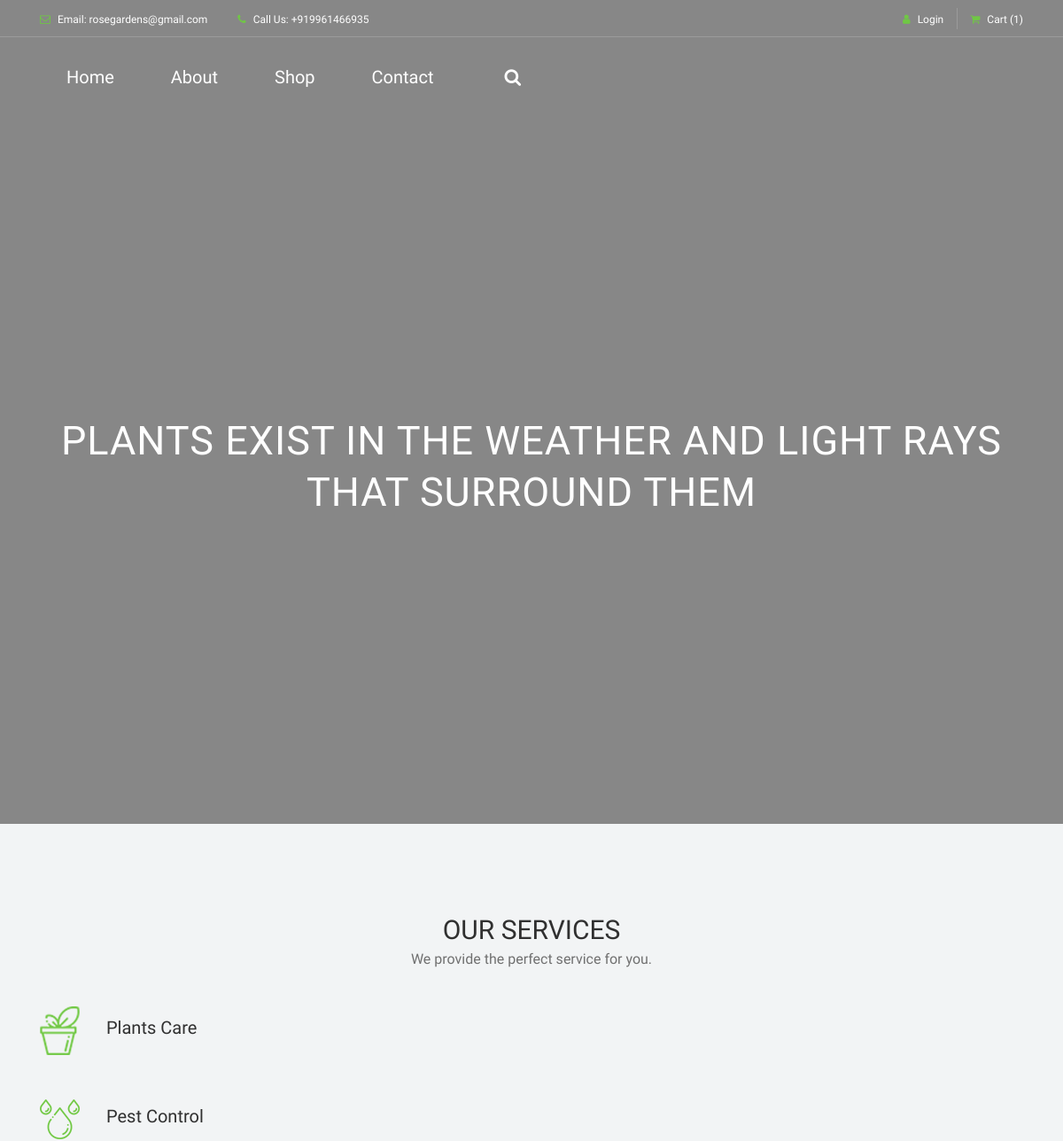
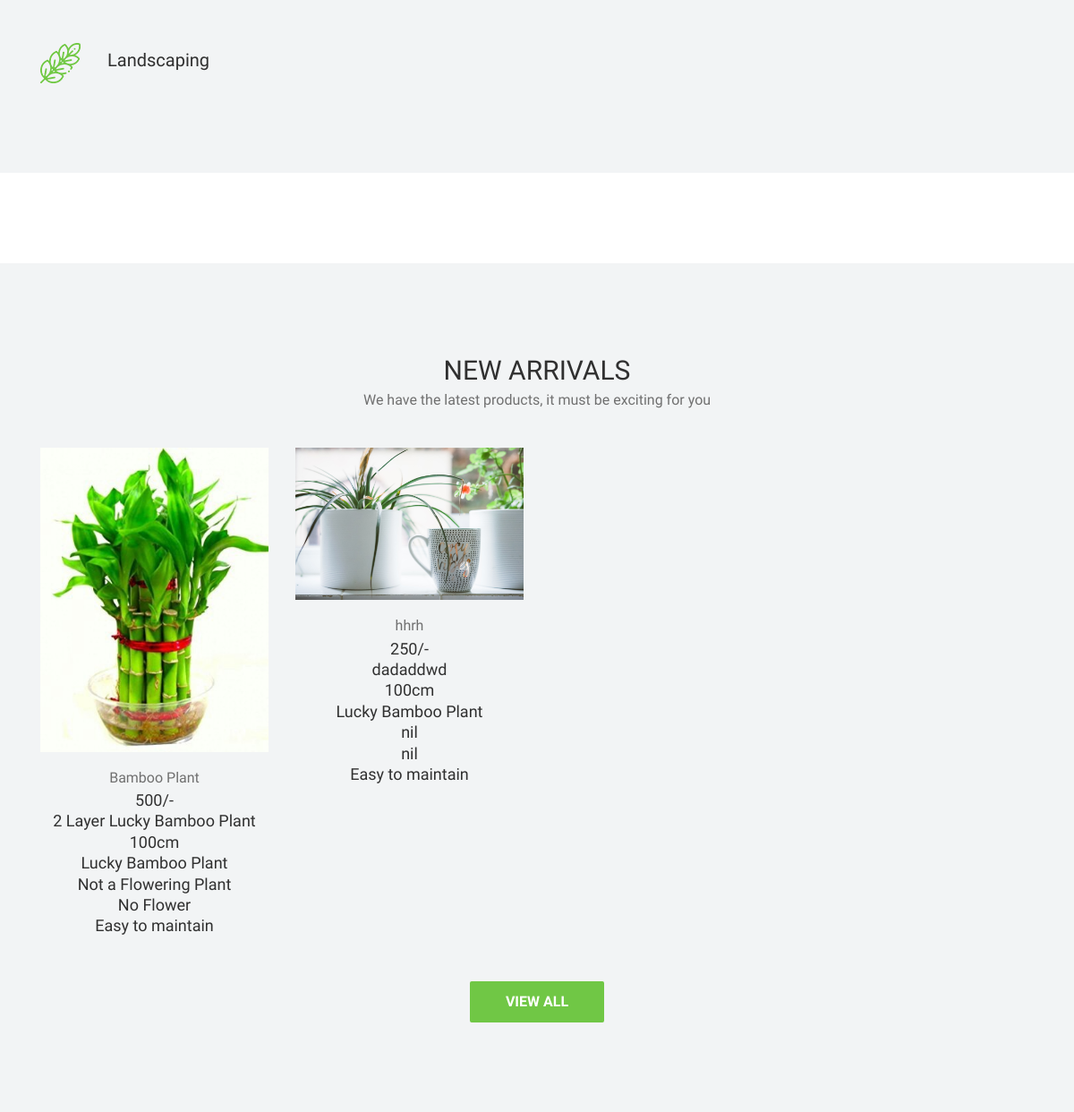
The page / on the database its author committed (2 pictures, top to bottom).
### tables this page shows
CREATE TABLE IF NOT EXISTS `tbl_plant` (
  `Plant_id` int(11) NOT NULL AUTO_INCREMENT,
  `Plant_name` varchar(50) NOT NULL,
  `Plant_category` int(20) NOT NULL,
  `Plant_description` varchar(50) NOT NULL,
  `Plant_height` varchar(20) NOT NULL,
  `Common_name` varchar(50) NOT NULL,
  `Bloom_time` varchar(50) NOT NULL,
  `Flower_colour` varchar(20) NOT NULL,
  `Planting_care` varchar(50) NOT NULL,
  `Plant_amount` int(11) NOT NULL,
  `Status` int(11) NOT NULL,
  `Image1` varchar(50) NOT NULL,
  PRIMARY KEY (`Plant_id`)
);

### index.php (the view, shortened to what this page needs)
<!DOCTYPE html>
<?php
require('dbconnection.php');
$q2="SELECT * FROM `tbl_plant` WHERE `Status`=1";
$result=mysqli_query($con,$q2);
?>
<html lang="en">
<head>
    <link rel="stylesheet" href="style.css">
</head>
<body>
    <header class="header-area">
        <div class="top-header-area">
            <div class="container">
                <div class="row">
                    <div class="col-12">
                        <div class="top-header-content d-flex align-items-center justify-content-between">
                            <div class="top-header-meta">
                                <a href="#"  title="rosegardens@gmail.com"><i class="fa fa-envelope-o" aria-hidden="true"></i> <span>Email: rosegardens@gmail.com</span></a>
                                <a href="#"  title="+919961466935"><i class="fa fa-phone" aria-hidden="true"></i> <span>Call Us: +919961466935</span></a>
                            </div>
                            <div class="top-header-meta d-flex">
                                <div class="login">
                                    <a href="login.html"><i class="fa fa-user" aria-hidden="true"></i> <span>Login</span></a>
                                </div>
                                <div class="cart">
                                    <a href="#"><i class="fa fa-shopping-cart" aria-hidden="true"></i> <span>Cart <span class="cart-quantity">(1)</span></span></a>
                                </div>
                            </div>
                            </div>
                        </div>
                    </div>
                </div>
            </div>
        <div class="alazea-main-menu">
            <div class="classy-nav-container breakpoint-off">
                <div class="container">
                    <nav class="classy-navbar justify-content-between" id="alazeaNav">
                        <div class="classy-menu">
                            <div class="classynav">
                                <ul>
                                    <li><a href="index.php">Home</a></li>
                                    <li><a href="about.html">About</a></li>
                                    <li><a href="shop.php">Shop</a></li>
                                    <li><a href="contact.html">Contact</a></li>
                                </ul>
                                <div id="searchIcon">
                                    <i class="fa fa-search" aria-hidden="true"></i>
                                </div>
                            </div>
                        </div>
                    </nav>
                </div>
            </div>
        </div>
    </header>
    <section class=	"hero-area">
        <div class="hero-post-slides owl-carousel">
            <div class="single-hero-post bg-overlay">
                <div class="container h-100">
                    <div class="row h-100 align-items-center">
                        <div class="col-12">
                            <div class="hero-slides-content text-center">
                                <h2>Plants exist in the weather and light rays that surround them</h2>
                            </div>
                        </div>
                    </div>
                </div>
            </div>
        </div>
    </section>
    <section class="our-services-area bg-gray section-padding-100-0">
        <div class="container">
            <div class="row">
                <div class="col-12">
                    <div class="section-heading text-center">
                        <h2>OUR SERVICES</h2>
                        <p>We provide the perfect service for you.</p>
                    </div>
                </div>
            </div>
            <div class="row justify-content-between">
                <div class="col-12 col-lg-5">
                    <div class="alazea-service-area mb-100">
                        <div class="single-service-area d-flex align-items-center wow fadeInUp" data-wow-delay="100ms">
                            <div class="service-icon mr-30">
                                <img src="img/core-img/s1.png" alt="">
                            </div>
                            <div class="service-content">
                                <h5>Plants Care</h5>
                            </div>
                        </div>
                        <div class="single-service-area d-flex align-items-center wow fadeInUp" data-wow-delay="300ms">
                            <div class="service-icon mr-30">
                                <img src="img/core-img/s2.png" alt="">
                            </div>
                            <div class="service-content">
                                <h5>Pest Control</h5>
                            </div>
                        </div>
                        <div class="single-service-area d-flex align-items-center wow fadeInUp" data-wow-delay="500ms">
                            <div class="service-icon mr-30">
                                <img src="img/core-img/s3.png" alt="">
                            </div>
                            <div class="service-content">
                                <h5>Landscaping</h5>
                            </div>
                        </div>
                    </div>
                </div>
            </div>
        </div>
    </section>
    <section class="alazea-portfolio-area section-padding-100-0">
        <div class="container">
            <div class="row">
                <div class="col-12">
                </div>
            </div>
        </div>
    </section>
    <section class="new-arrivals-products-area bg-gray section-padding-100">
        <div class="container">
            <div class="row">
                <div class="col-12">
                    <div class="section-heading text-center">
                        <h2>NEW ARRIVALS</h2>
                        <p>We have the latest products, it must be exciting for you</p>
                    </div>
                </div>
            </div>
            <div class="row">
    <?php while ($row = mysqli_fetch_array($result)){ ?>
                <div class="col-12 col-sm-6 col-lg-3">
                     <div class="single-product-area mb-50 wow fadeInUp" data-wow-delay="100ms">
                        <div class="product-img">
                            <a href="shop-details.html"><img src="<?php echo 'uploads/'.$row['Image1']; ?>" alt=""></a>
                        </div>
                        <div class="product-info mt-15 text-center">
                            <a href="#">
                                <p><?php echo $row['Plant_name']; ?></p>
                            </a>
                            <h6><?php echo $row['Plant_amount']; ?>/-</h6>
                            <h6><?php echo $row['Plant_description']; ?></h6>
                            <h6><?php echo $row['Plant_height']; ?></h6>
                            <h6><?php echo $row['Common_name']; ?></h6>
                            <h6><?php echo $row['Bloom_time']; ?></h6>
                            <h6><?php echo $row['Flower_colour']; ?></h6>
                            <h6><?php echo $row['Planting_care']; ?></h6>
                        </div>
                    </div>
                </div>
    <?php
    }
    ?>
                <div class="col-12 text-center">
                    <a href="#" class="btn alazea-btn">View All</a>
                </div>
            </div>
        </div>
    </section>
</body>
</html>

### css/classy-nav.css (style rules this page uses)
* { margin: 0; padding: 0; }
body { font-family: "Roboto", sans-serif; }
ul, ol { margin: 0; }
ul li, ol li { list-style: none; }
img { height: auto; max-width: 100%; }
.classy-nav-container { position: relative; z-index: 100; background-color: #ffffff; }
.classy-nav-container * { box-sizing: border-box; }
.classy-nav-container a { -webkit-transition-duration: 500ms; transition-duration: 500ms; text-decoration: none; outline: none; font-size: 14px; font-weight: 400; color: #232323; display: inline-block; }
.justify-content-between { -webkit-box-pack: justify; -ms-flex-pack: justify; justify-content: space-between; }
.classy-navbar { width: 100%; height: 70px; padding: 0.5em 2em; display: -webkit-box; display: -ms-flexbox; display: flex; -webkit-box-align: center; -ms-flex-align: center; -ms-grid-row-align: center; align-items: center; }
.classynav ul li { display: inline-block; clear: both; position: inherit; z-index: 10; }
.classynav ul li a { padding: 0 12px; display: block; height: 35px; font-size: 14px; line-height: 34px; }
.breakpoint-off .classynav { display: -webkit-box; display: -ms-flexbox; display: flex; -webkit-box-align: center; -ms-flex-align: center; -ms-grid-row-align: center; align-items: center; }

### rows shown on the page
tbl_plant: Image1 (picture), Plant_name "Bamboo Plant", Plant_amount "500", Plant_description "2 Layer Lucky Bamboo Plant", Plant_height "100cm", Common_name "Lucky Bamboo Plant", Bloom_time "Not a Flowering Plant", Flower_colour "No Flower", Planting_care "Easy to maintain"
tbl_plant: Image1 (picture), Plant_name "hhrh", Plant_amount "250", Plant_description "dadaddwd", Plant_height "100cm", Common_name "Lucky Bamboo Plant", Bloom_time "nil", Flower_colour "nil", Planting_care "Easy to maintain"
